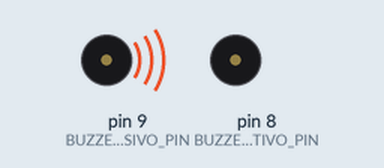
Simulated run of this sketch. Board: Arduino Uno, built with avr-gcc and run on an emulated ATmega328P. Parts: buzzer (waves = sounding, pin HIGH). Pins used as bus, display or sensor lines are not drawn.

Above: at 1.92 s.
At 35.1 s:
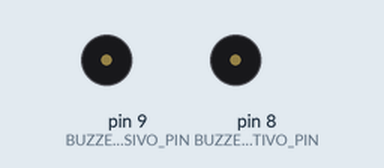
Timing chart, 0 to 40.0 s (numbered marks = the images above):
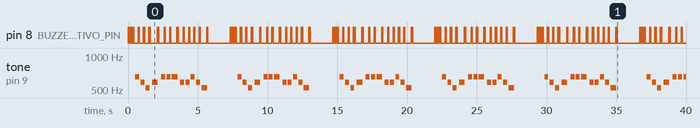

Measured:
- by itself, pin 8 (BUZZER_ATTIVO_PIN): moves between LOW and HIGH, repeating every 7.3 s
- by itself, tone on pin 9 (BUZZER_PASSIVO_PIN): plays 656 Hz for 0.28 s, 584 Hz for 0.28 s, 521 Hz for 0.28 s, 584 Hz for 0.40 s, 656 Hz for 0.28 s, 656 Hz for 0.28 s … (67 notes in this stretch)

The sketch:

sketch_jul28a.ino
```cpp
#define BUZZER_ATTIVO_PIN 8
#define BUZZER_PASSIVO_PIN 9

// Note musicali (4ª e 5ª ottava)
#define NOTE_C4  262
#define NOTE_D4  294
#define NOTE_E4  330
#define NOTE_F4  349
#define NOTE_G4  392
#define NOTE_A4  440
#define NOTE_B4  494
#define NOTE_C5  523
#define NOTE_D5  587
#define NOTE_E5  659

// Funzione per generare toni manuali (buzzer passivo)
void manualTone(int pin, unsigned int freq, unsigned long duration) {
  unsigned long delayVal = 1000000 / (freq * 2);
  unsigned long cycles = (freq * duration) / 1000;
  for (unsigned long i = 0; i < cycles; i++) {
    digitalWrite(pin, HIGH);
    delayMicroseconds(delayVal);
    digitalWrite(pin, LOW);
    delayMicroseconds(delayVal);
  }
}

// Funzione beep per buzzer attivo (percussioni)
void beat(unsigned int times, unsigned long duration, unsigned long pause) {
  for (unsigned int i = 0; i < times; i++) {
    digitalWrite(BUZZER_ATTIVO_PIN, HIGH);
    delay(duration);
    digitalWrite(BUZZER_ATTIVO_PIN, LOW);
    delay(pause);
  }
}

void setup() {
  pinMode(BUZZER_ATTIVO_PIN, OUTPUT);
  pinMode(BUZZER_PASSIVO_PIN, OUTPUT);
}

void loop() {
  // Intro percussione
  beat(4, 60, 60);

  // Prima frase
  manualTone(BUZZER_PASSIVO_PIN, NOTE_E5, 250);
  beat(1, 80, 0);
  delay(50);

  manualTone(BUZZER_PASSIVO_PIN, NOTE_D5, 250);
  beat(1, 80, 0);
  delay(50);

  manualTone(BUZZER_PASSIVO_PIN, NOTE_C5, 250);
  beat(2, 40, 40);
  delay(50);

  manualTone(BUZZER_PASSIVO_PIN, NOTE_D5, 400);
  beat(1, 100, 50);
  delay(100);

  // Seconda frase
  manualTone(BUZZER_PASSIVO_PIN, NOTE_E5, 250);
  beat(1, 80, 0);
  delay(50);

  manualTone(BUZZER_PASSIVO_PIN, NOTE_E5, 250);
  beat(1, 80, 0);
  delay(50);

  manualTone(BUZZER_PASSIVO_PIN, NOTE_E5, 400);
  beat(1, 100, 0);
  delay(100);

  // Terza frase
  manualTone(BUZZER_PASSIVO_PIN, NOTE_D5, 250);
  beat(1, 80, 0);
  delay(50);

  manualTone(BUZZER_PASSIVO_PIN, NOTE_D5, 250);
  beat(1, 80, 0);
  delay(50);

  manualTone(BUZZER_PASSIVO_PIN, NOTE_E5, 250);
  beat(1, 80, 0);
  delay(50);

  manualTone(BUZZER_PASSIVO_PIN, NOTE_D5, 250);
  beat(1, 80, 0);
  delay(50);

  manualTone(BUZZER_PASSIVO_PIN, NOTE_C5, 400);
  beat(1, 100, 0);
  delay(100);

  // Pausa lunga
  delay(1500);
}
```
